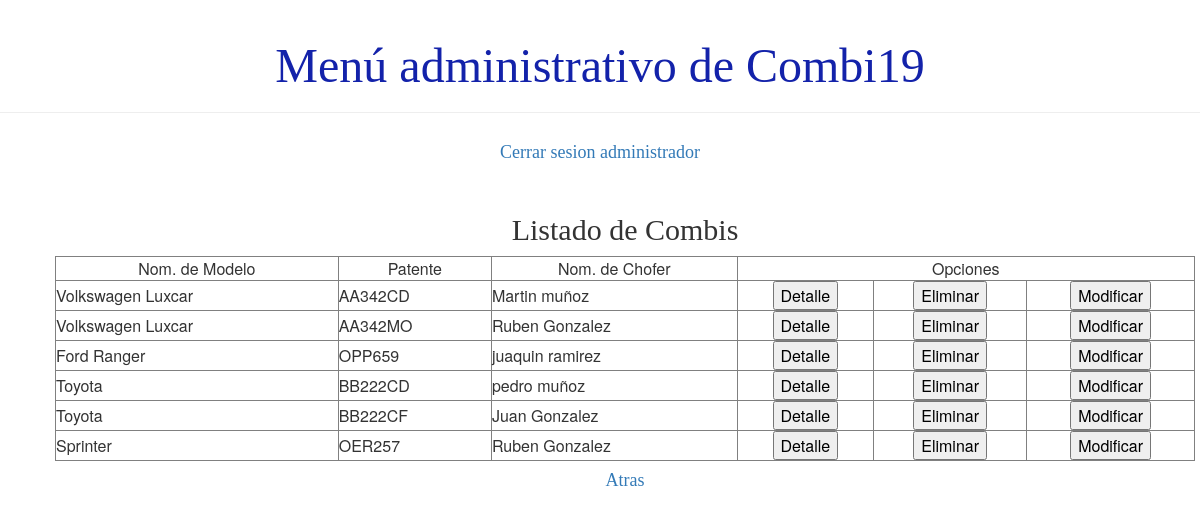
The app's page /usuario/listaCombi (signed in), older data.
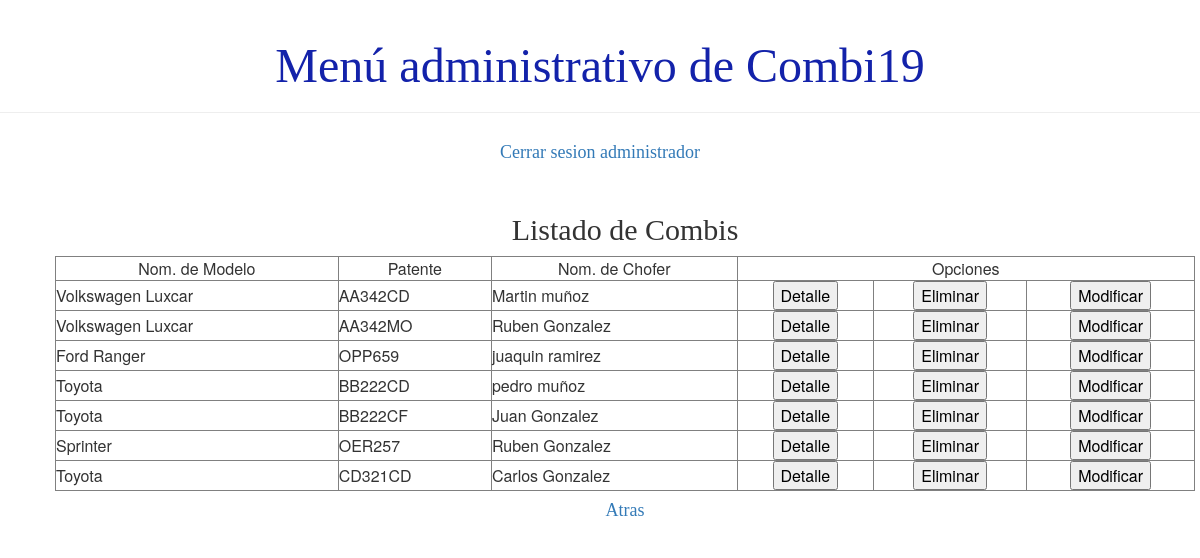
The same page, newer data.
### demo1/models.py (models this page shows, shortened)
class Combi(models.Model):
    TIPOS_COMBI = (
        ('C', 'Cama'),
        ('S', 'Semicama'),
    )
    chofer = models.ForeignKey(Chofer, on_delete=models.CASCADE)
    patente = models.CharField(max_length=10)
    tipo = models.CharField(max_length=1, choices=TIPOS_COMBI)
    modelo = models.CharField(max_length=40)
    asientos = models.IntegerField()
    activo = models.BooleanField(default=True)

### demo1/views.py (the view)
# urls.py: path('usuario/listaCombi', views.listado_combi, name='listado_combi'),
def listado_combi(request):
    combis=filaDeCombi()
    page_obj,cantidad = listadoDePaginacion(combis, request)
    return render(request, 'demo1/listados/listado_combi.html', {'page_obj':page_obj, 'cantidad':cantidad, 'noSePuede':False})

### demo1/views.py (called while the page is built)
def listadoDePaginacion(lista, request):
    paginator= Paginator(lista, 10)
    cantidad=False if (paginator.count == 0) else True
    page_number = request.GET.get('page')
    return (paginator.get_page(page_number), cantidad)

def verificarSiCombiValido(id):
    viajes=Viaje.objects.filter(activo=True).values()
    for i in viajes:
        ruta=Ruta.objects.filter(id=i['ruta_id']).values()
        if ruta[0]['combi_id']==id:
            return False
    return True

def filaDeCombi():
    combis=Combi.objects.filter(activo=True).values()
    lista=[]
    for c in combis:
        chofer=Chofer.objects.filter(id=c['chofer_id']).values()
        n=verificarSiCombiValido(c['chofer_id'])
        d=User.objects.filter(id=chofer[0]['usuario_id']).values()
        dic={'modelo': c['modelo'], 'patente':c['patente'], 'chofer': d[0]['first_name']+' '+d[0]['last_name'], 'pk':c['id'], 'sePuede':n}
        lista.append(dic)
    return lista

### demo1/templates/demo1/listados/listado_combi.html (shortened to what this page needs)
{% extends 'demo1/base.html' %}
{% load static %}
{% block content %}
<div class="card">
    <h2>Listado de Combis</h2>
</div>
    <div class="card">
    <table class="tablalista" width=100% border="1">
        <tbody>
        {% if cantidad %}
            <tr>
                <td align="center">Nom. de Modelo</td>
                <td align="center">Patente</td>
                <td align="center">Nom. de Chofer</td>
                <td align="center" colspan="3">Opciones</td>
            </tr>
            {% for c in page_obj %}
                <tr>
                    <td>{{c.modelo}}</td>
                    <td>{{c.patente }}</td>
                    <td>{{c.chofer }}</td>
                    <td align="center">
                        <button><a href="{% url 'detalle_combi' pk=c.pk%}" style="text-decoration:none; color: black;">Detalle</a></button></td>
                    <td align="center">
                        <button onclick="confirmarEliminacion('{% url 'eliminar_combi' pk=c.pk%}', 'Esta seguro que desea eliminar la combi?' )" style="color: black;">Eliminar</button></td>
                    <td align="center">
                        <button><a href="{% url 'modificar_combi' pk=c.pk%}" style="text-decoration:none; color: black;">Modificar</a></button>
                    </td>
                </tr>
            {% endfor %}
        {% else %}
            <p>No se registro ninguna combi</p>
        {% endif %}
    </tbody>
    </table>
    </div>
<div class="card"><h4><a href="{% url 'principal' %}">Atras</a></h4></div>
{% endblock %}

Row changes from the older to the newer data that the page shows:
added Combi: modelo "Toyota", patente "CD321CD"
Text that changed along with them:
new list line: "Carlos Gonzalez Detalle Eliminar Modificar"
